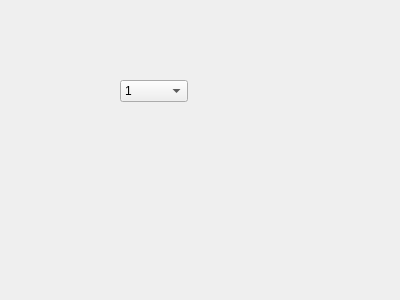
<?xml version="1.0" encoding="UTF-8"?>
<ui version="4.0">
 <class>Form</class>
 <widget class="QWidget" name="Form">
  <property name="geometry">
   <rect>
    <x>0</x>
    <y>0</y>
    <width>400</width>
    <height>300</height>
   </rect>
  </property>
  <property name="windowTitle">
   <string>Form</string>
  </property>
  <widget class="QComboBox" name="comboBox">
   <property name="geometry">
    <rect>
     <x>120</x>
     <y>80</y>
     <width>68</width>
     <height>22</height>
    </rect>
   </property>
   <property name="duplicatesEnabled">
    <bool>false</bool>
   </property>
   <item>
    <property name="text">
     <string>1</string>
    </property>
   </item>
   <item>
    <property name="text">
     <string>2</string>
    </property>
   </item>
   <item>
    <property name="text">
     <string>3</string>
    </property>
   </item>
  </widget>
 </widget>
 <resources/>
 <connections/>
</ui>
